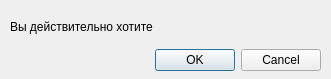
<?xml version="1.0" encoding="UTF-8"?>
<ui version="4.0">
 <class>Dialog</class>
 <widget class="QDialog" name="Dialog">
  <property name="geometry">
   <rect>
    <x>0</x>
    <y>0</y>
    <width>331</width>
    <height>79</height>
   </rect>
  </property>
  <property name="windowTitle">
   <string>Вы уверены?</string>
  </property>
  <property name="modal">
   <bool>true</bool>
  </property>
  <widget class="QWidget" name="verticalLayoutWidget">
   <property name="geometry">
    <rect>
     <x>10</x>
     <y>10</y>
     <width>311</width>
     <height>61</height>
    </rect>
   </property>
   <layout class="QVBoxLayout" name="verticalLayout">
    <item>
     <widget class="QLabel" name="confirm_label">
      <property name="text">
       <string>Вы действительно хотите</string>
      </property>
     </widget>
    </item>
    <item>
     <widget class="QDialogButtonBox" name="dialog_buttons">
      <property name="standardButtons">
       <set>QDialogButtonBox::Cancel|QDialogButtonBox::Ok</set>
      </property>
     </widget>
    </item>
   </layout>
  </widget>
 </widget>
 <resources/>
 <connections/>
</ui>
